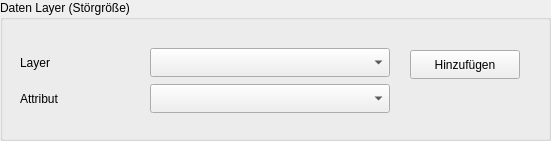
    <widget class="QGroupBox" name="groupBox_point_interpolation_2">
     <property name="geometry">
      <rect>
       <x>10</x>
       <y>100</y>
       <width>551</width>
       <height>141</height>
      </rect>
     </property>
     <property name="title">
      <string>Daten Layer (Störgröße)</string>
     </property>
     <widget class="QLabel" name="label_covariate_2">
      <property name="geometry">
       <rect>
        <x>20</x>
        <y>48</y>
        <width>140</width>
        <height>29</height>
       </rect>
      </property>
      <property name="text">
       <string>Layer</string>
      </property>
     </widget>
     <widget class="QgsMapLayerComboBox" name="mMapLayerComboBox_covariate_point">
      <property name="geometry">
       <rect>
        <x>150</x>
        <y>48</y>
        <width>240</width>
        <height>29</height>
       </rect>
      </property>
     </widget>
     <widget class="QLabel" name="label_covariate_field_2">
      <property name="geometry">
       <rect>
        <x>20</x>
        <y>84</y>
        <width>176</width>
        <height>29</height>
       </rect>
      </property>
      <property name="text">
       <string>Attribut</string>
      </property>
     </widget>
     <widget class="QgsFieldComboBox" name="mFieldComboBox_covariate">
      <property name="geometry">
       <rect>
        <x>150</x>
        <y>84</y>
        <width>240</width>
        <height>29</height>
       </rect>
      </property>
     </widget>
     <widget class="QPushButton" name="add_CovLayer">
      <property name="geometry">
       <rect>
        <x>410</x>
        <y>50</y>
        <width>110</width>
        <height>29</height>
       </rect>
      </property>
      <property name="text">
       <string>Hinzufügen</string>
      </property>
     </widget>
    </widget>
